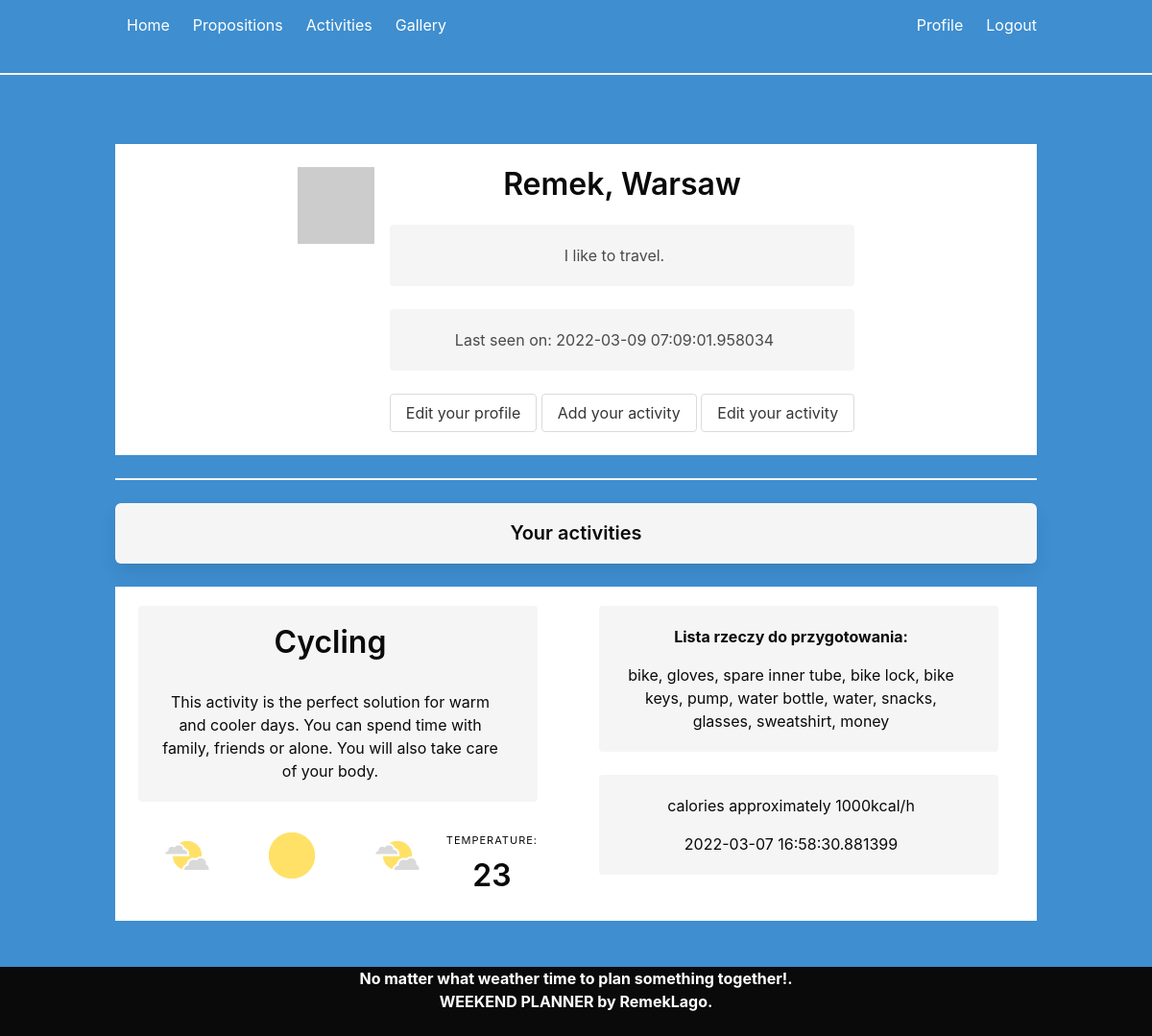
/user/Remek (signed in), run on the app's committed database.
### app/models.py (models this page shows, shortened)
class User(UserMixin, db.Model):
    id = db.Column(db.Integer, primary_key=True)
    username = db.Column(db.String(64), index=True, unique=True)
    email = db.Column(db.String(120), index=True, unique=True)
    password_hash = db.Column(db.String(128))
    about_me = db.Column(db.String(140))
    last_seen = db.Column(db.DateTime, default=datetime.utcnow)
    location = db.Column(db.String(100))
    def avatar(self, size):
        digest = md5(self.email.lower().encode('utf-8')).hexdigest()
        return 'https://www.gravatar.com/avatar/{}?d=identicon&s={}'.format(
            digest, size)

class ActivitiesTable(db.Model):
    id = db.Column(db.Integer, primary_key=True)
    activity_name = db.Column(db.String(500), nullable=False)
    activity_description = db.Column(db.String(500), nullable=False)
    activity_todo_list = db.Column(db.String(500), nullable=False)
    activity_conditions = db.Column(db.String, nullable=False)
    activity_calories = db.Column(db.String(100))
    activity_favorite = db.Column(db.String(100))
    activity_timestamp = db.Column(db.DateTime, index=True, default=datetime.utcnow)
    activity_user_id = db.Column(db.Integer, db.ForeignKey("user.id"))

### app/routes.py (the view)
@app.route('/user/<username>')
@login_required
def user(username):
    user = User.query.filter_by(username=username).first_or_404()
    activities = ActivitiesTable.query.get(1)
    return render_template('user.html', user=user, activities=activities)

### app/models.py (called while the page is built)
@login.user_loader
def load_user(id):
    return User.query.get(int(id))

### app/routes.py (called while the page is built)
@app.before_request
def before_request():
    if current_user.is_authenticated:
        current_user.last_seen = datetime.utcnow()
        db.session.commit()

### app/templates/user.html (shortened to what this page needs)
{% extends "base.html" %}
{% block content %}
<div class="columns is-full is-centered is-gapless block has-background-white has-text-black">
    <div class="card is-shadowless">
        <div class="card-content">
            <div class="media">
                <div class="media-left">
                    <figure class="image is-180x180">
                        <img src="{{ user.avatar(180) }}" alt="Placeholder image">
                    </figure>
                </div>
                <div class="media-content">
                    <p class="title is-3 has-text-black">{{ user.username }}, {{user.location}}</p>
                    {% if user.about_me %}
                    <div class="notification">
                        <p>{{ user.about_me }}</p>
                    </div>
                    {% endif %}
                    {% if user.last_seen %}
                    <div class="notification">
                    <p>Last seen on: {{ user.last_seen }}</p>
                    </div>
                    {% endif %}
                    {% if user == current_user %}
                    <button class="button">
                        <p><a href="{{ url_for('edit_profile') }}">Edit your profile</a></p>
                    </button>
                    <button class="button">
                        <p><a href="{{ url_for('add_activity') }}">Add your activity</a></p>
                    </button>
                    <button class="button">
                        <p><a href="{{ url_for('edit_activity') }}">Edit your activity</a></p>
                    </button>
                    {% endif %}
                </div>
            </div>
        </div>
    </div>
</div>
    <hr>
    <div class="box title is-5 has-text-black has-background-light">
        <p>Your activities</p>
    </div>
<div class="columns is-full is-centered is-multiline is-gapless block has-background-white">
    <div class="column is-6">
        <div class="block has-background-white has-text-black">
            <div class="notification has-background-white has-text-black">
                <div class="content">
                    <div class="notification">
                        <p class="title is-3 has-text-black">{{ activities.activity_name }}</p>
                        <p> {{ activities.activity_description }}</p>
                    </div>
                    <nav class="level ">
                        <p class="level-item has-text-centered">
                            <img src="/static/chmury.jpg">
                        </p>
                        <p class="level-item has-text-centered">
                            <img src="/static/slonce.jpg">
                        </p>
                        <p class="level-item has-text-centered">
                            <img src="/static/chmury.jpg">
                        </p>
                        <div>
                            <p class="heading">Temperature:</p>
                            <p class="title has-text-black">23</p>
                        </div>
                    </nav>
                </div>
            </div>
        </div>
    </div>
    <div class="column is-6">
        <div class="block has-background-white has-text-black">
            <div class="notification has-background-white has-text-black">
                <div class="content">
                    <div class="notification">
                        <p> <strong>Lista rzeczy do przygotowania:</strong></p>
                        <p> {{ activities.activity_todo_list }}</p>
                    </div>
                    <div class="notification">
                        <p> {{ activities.activity_calories }}</p>
                        <p> {{ activities.activity_timestamp }}</p>
                    </div>
                </div>
            </div>
        </div>
    </div>
</div>
{% endblock %}

### data on the page
User: username "Remek", location "Warsaw", about_me "I like to travel.", last_seen "2022-03-09 07:09:01.958034"
ActivitiesTable: activity_name "Cycling", activity_description "This activity is the perfect solution for warm and cooler days. You can spend time with family, friends or alone. You will also take care of your body.", activity_todo_list "bike, gloves, spare inner tube, bike lock, bike keys, pump, water bottle, water, snacks, glasses, sweatshirt, money", activity_calories "calories approximately 1000kcal/h", activity_timestamp "2022-03-07 16:58:30.881399"
